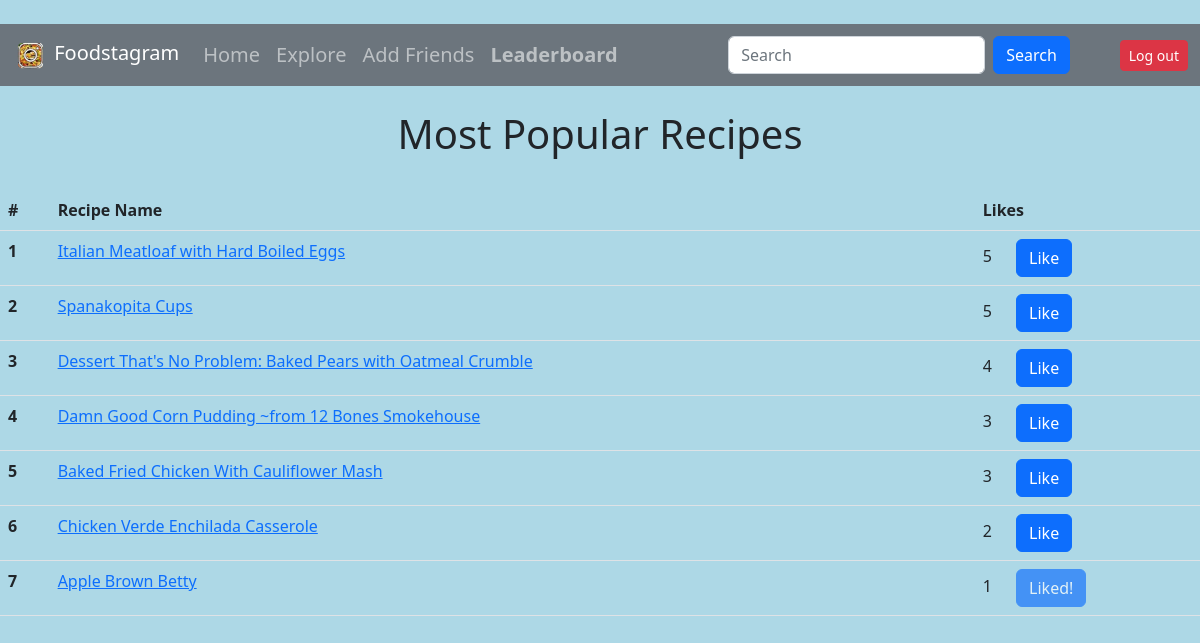
The page /leaderboard (signed in) on the database its author committed.
### tables this page shows
CREATE TABLE foods(dish_name TEXT, likes INTEGER);

### __init__.py (the view)
@app.route('/leaderboard', methods = ['GET', 'POST'])
def viewLeader():
	namelist = []
	likelist = []
	links = []
	alreadyliked = []
	c.execute('SELECT liked_recipes FROM user_info WHERE username=?', [session['username'][0]])
	liked = c.fetchall()
	if len(liked) > 0:
		alreadyliked = liked[0][0].split(" ")
	for i in range(len(alreadyliked)): # replaces _ with spaces
		alreadyliked[i] = alreadyliked[i].replace("_"," ")
	c.execute("SELECT * from foods")
	for recipelikes in c.fetchall(): #tuple of (recipename, number of likes)
		name = recipelikes[0] # name of recipe
		likes = recipelikes[1] # number of likes it has
		namelist.append(name)
		likelist.append(likes)
	return render_template("leaderboard.html", info=zip(namelist, likelist), alreadyliked=alreadyliked) # , links

### templates/leaderboard.html (shortened to what this page needs)
<!DOCTYPE html>
<html>
  <link href="https://cdn.jsdelivr.net/npm/bootstrap@5.2.3/dist/css/bootstrap.min.css" rel="stylesheet">
<body style="background-color: lightblue;">
  <nav class="navbar navbar-expand-lg navbar-dark bg-secondary">
    <div class="container-fluid">
        <div class="navbar-header">
          <a class="navbar-brand" href="/home"><img src="/static/logo.png" width="37" height="37"  alt="">
            Foodstagram</a>
        </div>
        <div class="collapse navbar-collapse" id="navbarSupportedContent">
        <ul class="navbar-nav mr-auto">
          <li class="nav-item">
            <a class="nav-link" style="font-size: 20px;" href="/home">Home</a>
          </li>
        <li class="nav-item">
            <a class="nav-link" style="font-size: 20px;" href="/explore">Explore</a>
          </li>
          <li class="nav-item">
            <a class="nav-link" style="font-size: 20px;" href="/friends">Add Friends</a>
          </li>
          <li class="nav-item">
            <a class="nav-link" style="font-size: 20px; font-weight: 850;" href="/leaderboard">Leaderboard</a>
          </li>
        </ul>
    </div>
    <form action="/search" method="POST" class="d-flex">
        <input class="form-control me-2" type="text" name="search" placeholder="Search" aria-label="Search">
        <button class="btn btn-primary" type="submit" name="search">Search</button>
      </form>
      <form action="/logout">
        <button class="btn btn-danger btn-sm" style="margin-left: 50px;" type="submit">Log out</button>
      </form>
    </div>
  </nav>
<br>
<h1 style="text-align: center;">Most Popular Recipes</h1>
<br>
  <table class="table">
    <thead>
      <tr>
        <th scope="col">#</th>
        <th scope="col">Recipe Name</th>
        <th scope="col">Likes</th>
      </tr>
    </thead>
<tbody>
{% for name, likes in info %}
  <tr>
    <th scope="row">{{loop.index}}</th>
    <td><a href="{{url}}">{{name}}</a></td>
    {% if name in alreadyliked %}
      <td>{{likes}}
        <a style="margin-left: 20px;" href="#" class="btn btn-primary disabled" role="button">Liked!</a></button>
      </td>
    {% else %}
      <td>{{likes}}
        <a style="margin-left: 20px;" href="/liked_recipes_leaderboard/{{name}}" class="btn btn-primary" role="button">Like</a></button>
      </td>
    {% endif %}
  </tr>
{% endfor %}
</tbody>
</table>
</body>
</html>

### rows shown on the page
foods: dish_name "Italian Meatloaf with Hard Boiled Eggs", likes "5"
foods: dish_name "Spanakopita Cups", likes "5"
foods: dish_name "Dessert That's No Problem: Baked Pears with Oatmeal Crumble", likes "4"
foods: dish_name "Damn Good Corn Pudding ~from 12 Bones Smokehouse", likes "3"
foods: dish_name "Baked Fried Chicken With Cauliflower Mash", likes "3"
foods: dish_name "Chicken Verde Enchilada Casserole", likes "2"
foods: dish_name "Apple Brown Betty", likes "1"
